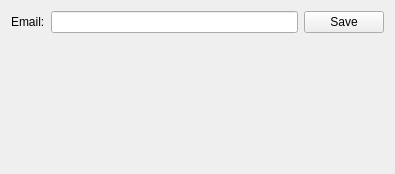
<?xml version="1.0" encoding="UTF-8"?>
<ui version="4.0">
 <class>Form</class>
 <widget class="QWidget" name="Form">
  <property name="geometry">
   <rect>
    <x>0</x>
    <y>0</y>
    <width>395</width>
    <height>174</height>
   </rect>
  </property>
  <property name="windowTitle">
   <string>Form</string>
  </property>
  <layout class="QVBoxLayout" name="verticalLayout">
   <item>
    <layout class="QHBoxLayout" name="horizontalLayout">
     <item>
      <widget class="QLabel" name="label">
       <property name="text">
        <string>Email:</string>
       </property>
      </widget>
     </item>
     <item>
      <widget class="QLineEdit" name="email_entry"/>
     </item>
     <item>
      <widget class="QPushButton" name="save_button">
       <property name="text">
        <string>Save</string>
       </property>
      </widget>
     </item>
    </layout>
   </item>
   <item>
    <widget class="QLabel" name="message_label">
     <property name="text">
      <string/>
     </property>
    </widget>
   </item>
  </layout>
 </widget>
 <resources/>
 <connections/>
</ui>
